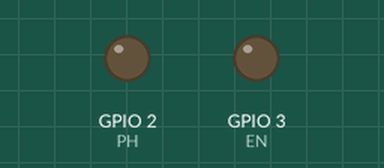
Recording of a sketch running on a simulated ESP32-C3. Parts: output pins drawn as LEDs (lit = HIGH). What the sketch prints to the serial monitor is not drawn.

Above: at 0.05 s.
At 87.95 s:
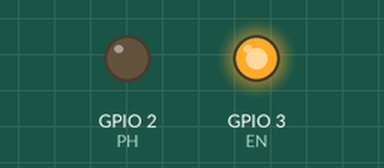
Timing chart, 0 to 114.7 s (numbered marks = the images above):
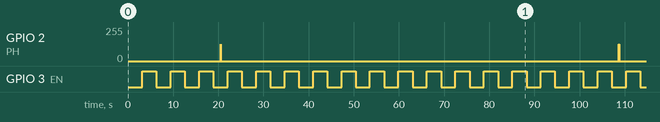

The sketch:

Dribbler.ino
```cpp
void setup() {
  pinMode(2, OUTPUT); // PH
  pinMode(3, OUTPUT); // EN

  Serial.begin(115200);
  Serial.println("2024-08-06 ESP32C3 Dribbler Test");
}

float n = 0;

void loop() {
  if(sin(n) >= 0){
    digitalWrite(3, 0);
    analogWrite(2, (int)sin(n)*127);
  }
  else{
    digitalWrite(3, 1);
    analogWrite(2, (int)sin(n)*127);
  }

  n += 0.01;
  delay(10);
}
```

Measured:
- by itself, GPIO 2 (PH): alternates 127/255 for 0.01 s and 0/255 for 88.2 s
- by itself, GPIO 3 (EN): alternates HIGH for 3.2 s and LOW for 3.2 s
